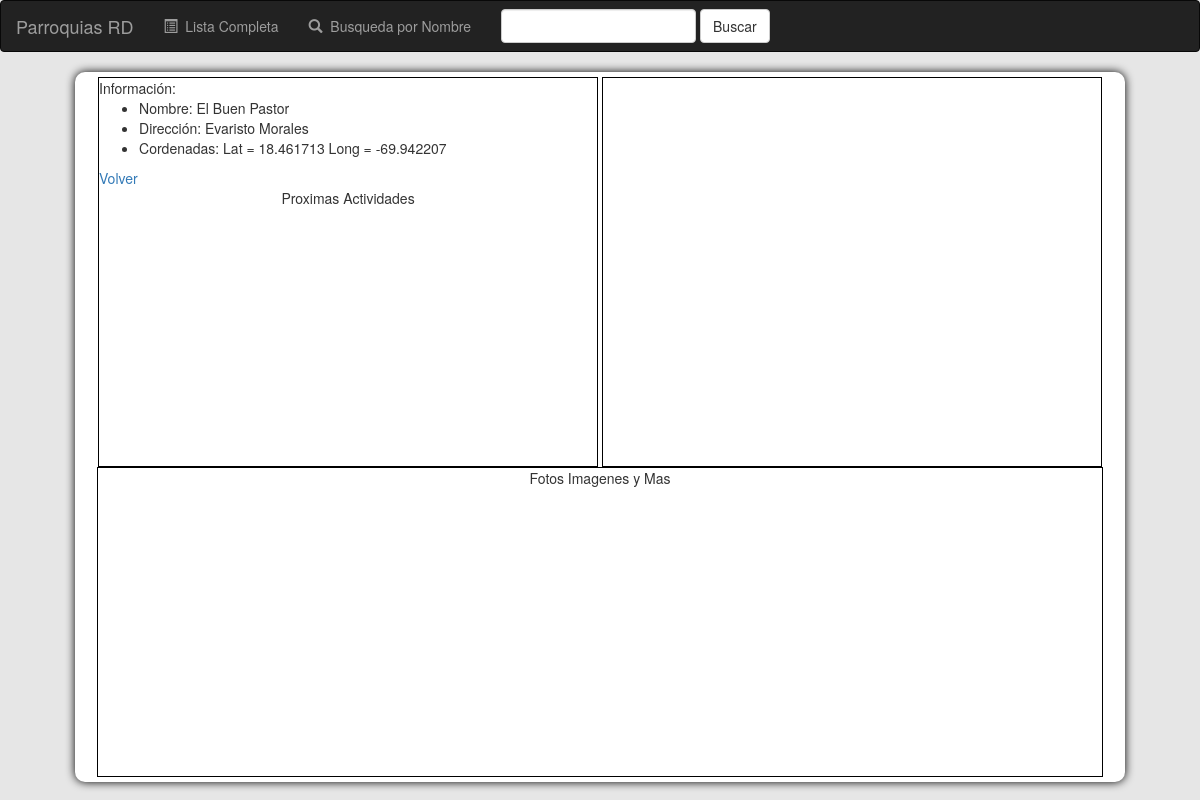
Page /lista/1/ on the committed database.
### parroquialista/models.py (models this page shows, shortened)
class Parroquia(models.Model):
    nombre = models.CharField(max_length=300)
    direccion=models.CharField(max_length=200)
    latitud=models.CharField(max_length=20)
    longitud=models.CharField(max_length=20)

### parroquialista/views.py (the view)
# urls.py: url(r'^(?P<parroquia_id>[0-9]+)/$', views.detail, name='detail'),
def detail(request,parroquia_id):
    try:
       parroquia=Parroquia.objects.get(pk=parroquia_id)
    except Parroquia.DoesNotExist:
        raise Http404("Parroquia No Existe")
    return render(request,'parroquialista/detail.html',{'parroquia': parroquia})

### parroquialista/templates/parroquialista/detail.html (shortened to what this page needs)
{% extends 'parroquialista/base.html'%}
{% block container%}
        <div id="datos" class="capasDetail">
            <div id="data">
                Información:
                <ul>
                    <li>Nombre: <span id="nombre">{{ parroquia.nombre }}</span></li>
                    <li>Dirección: <span id="direccion">{{ parroquia.direccion }}</span></li>
                    <li>Cordenadas: Lat = <span id="lat">{{ parroquia.latitud }}</span>  Long = <span id="long">{{ parroquia.longitud }}</span></li>
                </ul>
                <a href="/lista/"> Volver</a>
            </div>
            <div id="eventos"> Proximas Actividades </div>
        </div>
        <div id="mapa" class="capasDetail"></div>
        <div id="fotos" class="slideShow"> Fotos Imagenes y Mas </div>
{% endblock %}

### static/css/styles.css (style rules this page uses)
body { background: #E6E6E6; }
#data { text-align:left; overflow:auto; }
.capasDetail { border: 1px solid #000; display:inline-block; height: 390px; vertical-align:top; width: 500px; }
.slideShow { border: 1px solid #000; display:inline-block; height: 310px; vertical-align:top; width: 1006px; }

### rows in the picture
Parroquia: nombre "El Buen Pastor", direccion "Evaristo Morales", latitud "18.461713", longitud "-69.942207"
